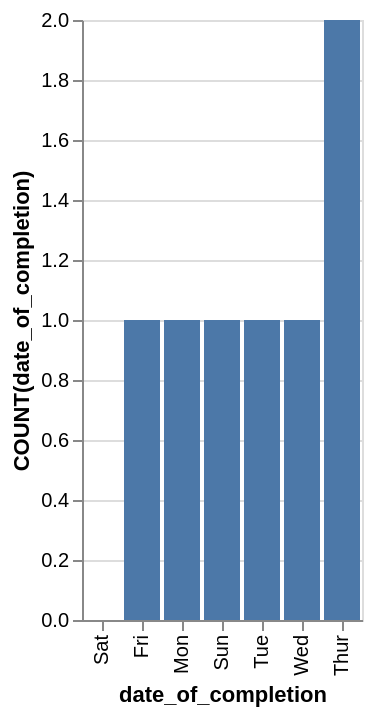

Vega-Lite specification stored for this chart:
### Vega-Lite specification from a JSON file in a GitHub repository (floating-point values rounded to 4 significant figures)
{"data": {"values": [{"x_data": "Sat", "y_data": 0}, {"x_data": "Fri", "y_data": 1}, {"x_data": "Mon", "y_data": 1}, {"x_data": "Sun", "y_data": 1}, {"x_data": "Tue", "y_data": 1}, {"x_data": "Wed", "y_data": 1}, {"x_data": "Thur", "y_data": 2}]}, "mark": "bar", "encoding": {"x": {"field": "x_data", "type": "nominal", "title": "date_of_completion", "sort": {"op": "sum", "field": "y_data", "order": "ascending"}}, "y": {"field": "y_data", "type": "quantitative", "title": "COUNT(date_of_completion)"}}}
